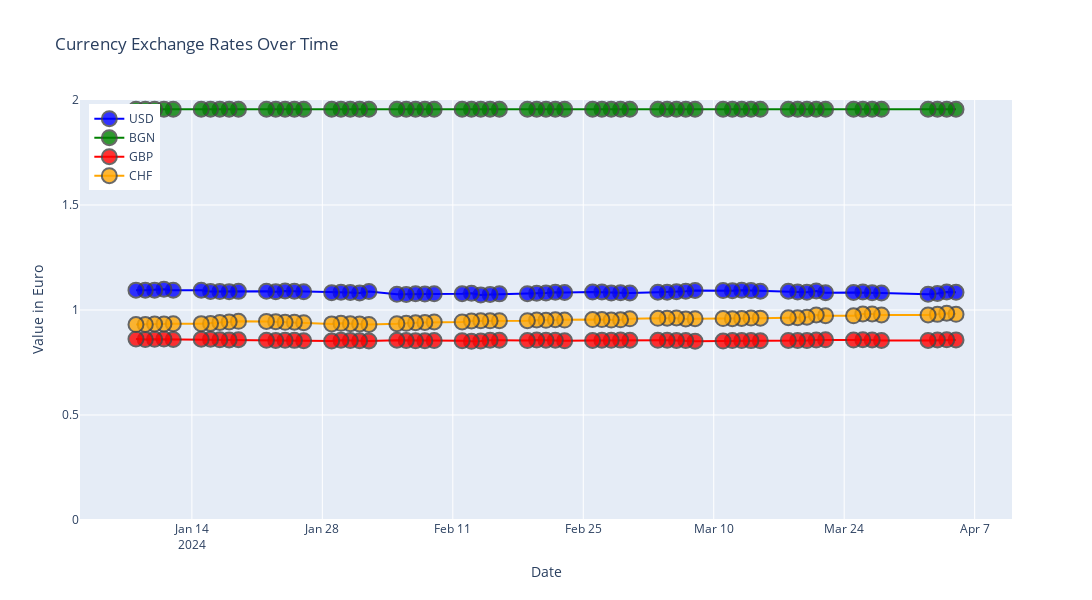

The notebook cell saved with this chart:
### Code cell
# Assuming 'filtered_df' is your DataFrame and has been properly formatted with 'Date' as a column

# Create an empty figure object
fig = go.Figure()

# Function to add traces to the figure
def add_currency_trace(fig, df, currency_name, color):
    fig.add_trace(
        go.Scatter(
            x=df['Date'],
            y=df[currency_name],
            name=currency_name,
            mode='lines+markers',
            line=dict(color=color),
            marker=dict(size=10, opacity=0.8, line=dict(width=2)),
            hoverinfo='x+y'
        )
    )

# Add traces for each currency
add_currency_trace(fig, filtered_df, 'USD', 'blue')
add_currency_trace(fig, filtered_df, 'BGN', 'green')
add_currency_trace(fig, filtered_df, 'GBP', 'red')
add_currency_trace(fig, filtered_df, 'CHF', 'orange')

# Set the range of y-axis
fig.update_layout(yaxis_range=[0, 2])

# Update the layout with the desired figure size and adjust layout parameters
fig.update_layout(
    title='Currency Exchange Rates Over Time',
    xaxis_title='Date',
    yaxis_title='Value in Euro',
    hovermode='x unified',
    legend=dict(yanchor="top", y=0.99, xanchor="left", x=0.01),
    width=1200,  # Updated width
    height=600   # Updated height
)

# Customize the range slider and buttons to fit the 90 days range
max_date = filtered_df['Date'].max()  # Assuming 'Date' is a datetime column
min_date = max_date - pd.Timedelta(days=90)



# If necessary, adjust marker sizes directly in the trace definitions.
for trace in fig.data:
    trace['marker']['size'] = 15  # Update the size of markers if needed

# Show the plot
fig.show()
